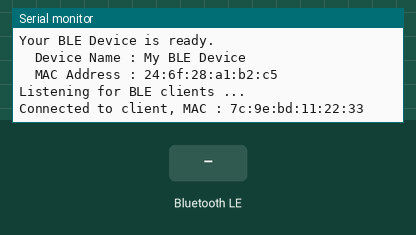
A sketch run on a simulated Arduino Nano 33 IoT. Parts: the last lines printed to the serial monitor. The test bench sets the inputs (shaded band). Nothing arrives over Bluetooth unless stated; a phone connects over Bluetooth LE 3 s after start.

Above: at 3.8 s.
3.9 s: Bluetooth LE write "1" received
At 4.6 s:
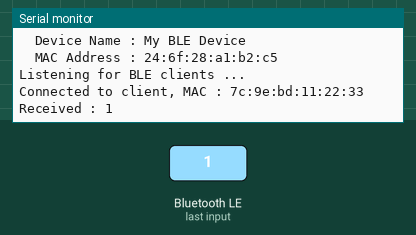
5.4 s: Bluetooth LE write "0" received
At 5.8 s:
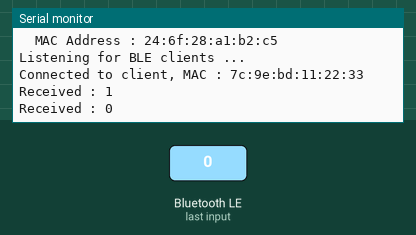
6.9 s: Bluetooth LE write "2" received
At 8.1 s:
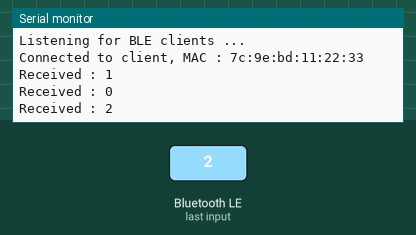

Measured:
- after the input at 3.9 s, the serial monitor: prints a new line at once (image 1)
- after the input at 5.4 s, the serial monitor: prints a new line at once (image 2)
- after the input at 6.9 s, the serial monitor: prints a new line at once (image 3)

The sketch:

BLEDevice.ino
```cpp
// (licence header left out)
//--- Includes ----------------------------------------------------------------

#include <Arduino.h>
#include <ArduinoBLE.h>

//--- Defines -----------------------------------------------------------------

#define SERIAL_BAUDRATE          115200L
#define COMMAND_RESPONSE_LENGTH  30       // Update this length to hold your longest message

//--- Globals -----------------------------------------------------------------

const char  *bleDeviceName = "My BLE Device";

char  commandString[COMMAND_RESPONSE_LENGTH] = "";  // Command from BLE client (Chrome browser web app)
int   commandLength = 0;
int   randomValue = 0;

//--- Bluetooth Server (BLE Peripheral Device) ---
BLEService               DeviceService      ("00001815-0000-1000-8000-00805f9b34fb");                                              // Automation IO service
BLEStringCharacteristic  DeviceCommandChar  ("00002b26-0000-1000-8000-00805f9b34fb", BLEWrite         , COMMAND_RESPONSE_LENGTH);  // Your device commands are written here
BLEStringCharacteristic  DeviceResponseChar ("00002b99-0000-1000-8000-00805f9b34fb", BLERead|BLENotify, COMMAND_RESPONSE_LENGTH);  // return string from executing your command
BLEDevice                Client;


//=========================================================
//  setup
//=========================================================

void setup()
{
  Serial.begin (SERIAL_BAUDRATE);

  // Init BLE
  if (!BLE.begin())
  {
    Serial.println ("Unable to initialize BLE.");
    while (true);
  }

  // Add characteristics to service
  DeviceService.addCharacteristic (DeviceCommandChar);   // Command string
  DeviceService.addCharacteristic (DeviceResponseChar);  // Response string

  BLE.setDeviceName        (bleDeviceName);  // Set name for connection
  BLE.setLocalName         (bleDeviceName);  // Set name for connection
  BLE.addService           (DeviceService);  // Add service
  BLE.setAdvertisedService (DeviceService);  // Set Advertise service
  BLE.advertise            ();               // Start advertising

  Serial.println ("Your BLE Device is ready.");
  Serial.print   ("  Device Name : ");
  Serial.println (bleDeviceName);
  Serial.print   ("  MAC Address : ");
  Serial.println (BLE.address());
  Serial.println ("\nListening for BLE clients ...\n");
}

//=========================================================
//  loop
//=========================================================

void loop()
{
  // Wait for a BLE client to connect
  Client = BLE.central ();
  if (Client)
  {
    Serial.print   ("Connected to client, MAC : ");
    Serial.println (Client.address());

    while (Client.connected())
    {
      // Process client commands, if any
      if (DeviceCommandChar.written ())
      {
        // Get command string
        int numChars = min (DeviceCommandChar.valueLength(), COMMAND_RESPONSE_LENGTH-1);
        DeviceCommandChar.readValue (commandString, numChars);
        commandString[numChars] = 0;  // terminate

        Serial.print   ("Received : ");
        Serial.println (commandString);


        // Here, you could execute the command and return a result
        //─────────────────────────────────────────────────────────
        // returnString = MyDevice.ExecuteCommand (commandString);
        //
        // // Send returnString back to client, if any
        // if (strlen (returnString) > 0)
        //   DeviceResponseChar.writeValue (returnString);
        //
        // Serial.print   ("Sent : ");
        // Serial.println (returnString);


        // Just send an ack back for now
        DeviceResponseChar.writeValue ("ACK");


      }
    }

    Serial.println ("Disconnected.");
  }
}
```
